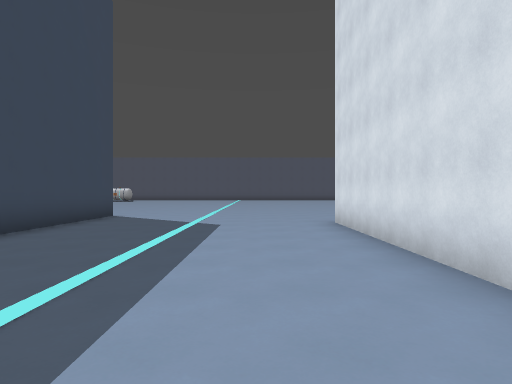
[1] (above)

23 first-person views from a walk through a level from a Godot 3-D game. The camera is 1.5 m above the floor, looks level and sees 75° across. The floor is counted in squares, 2 m on a side. Each view is taken from the middle of a square. On the plan, view 1 faces up. The plan holds only what a view shows up to about 11 squares ahead; the rest is blank. The place goes on beyond the plan.

[2]
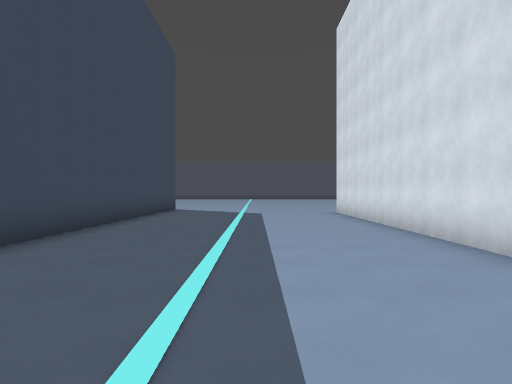

[3]
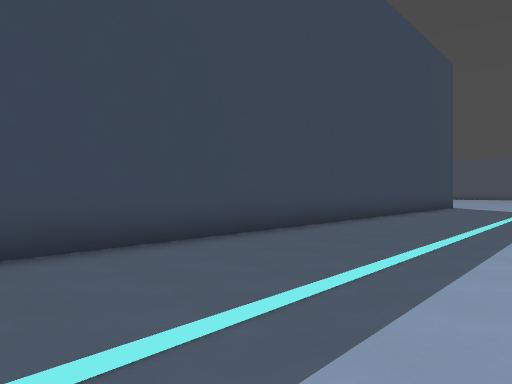

[4]
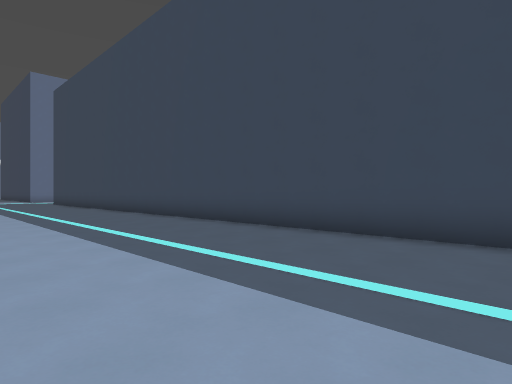

[5]
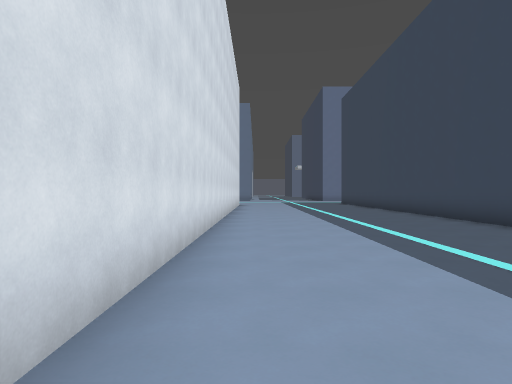

[6]
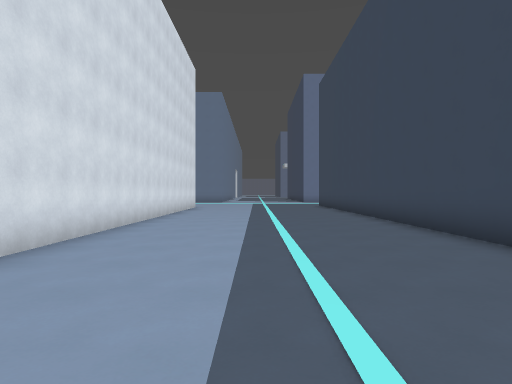

[7]
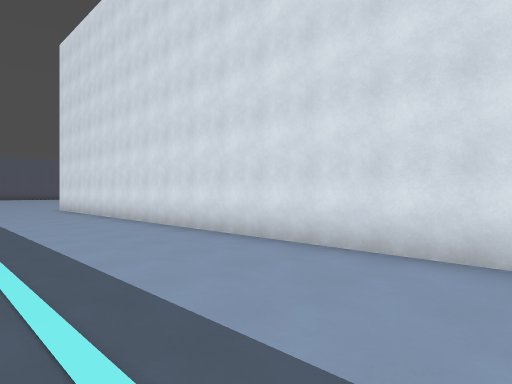

[8]
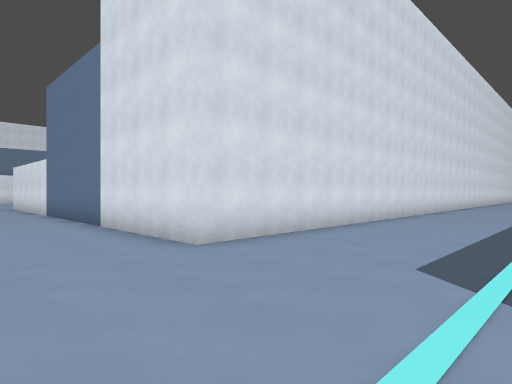

[9]
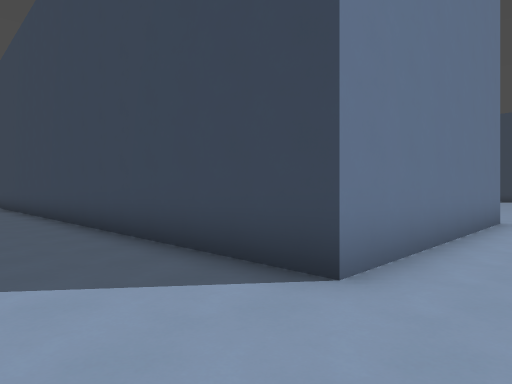

[10]
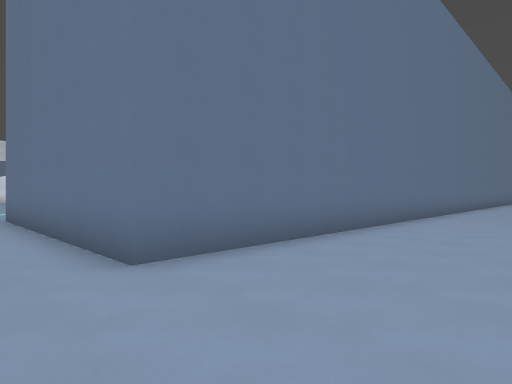

[11]
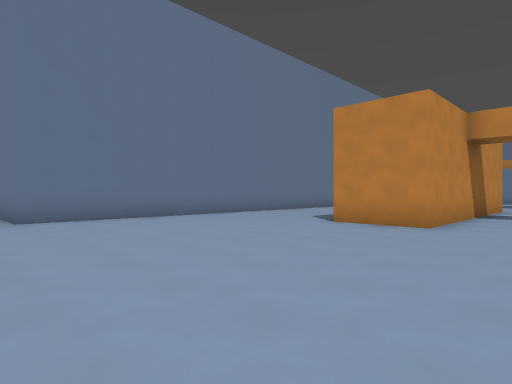

[12]
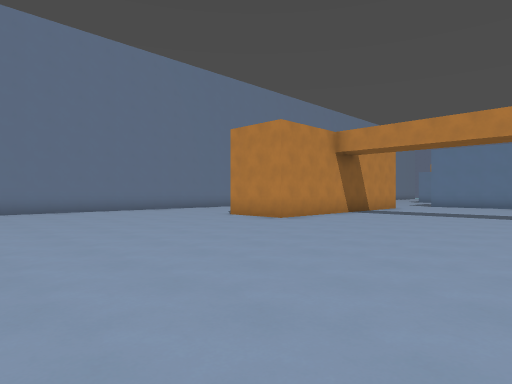

[13]
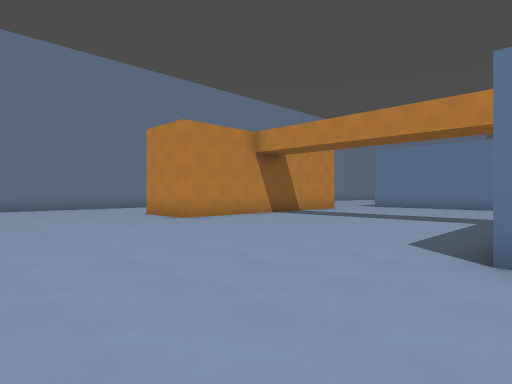

[14]
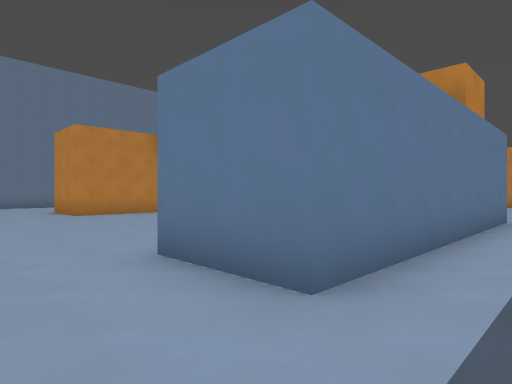

[15]
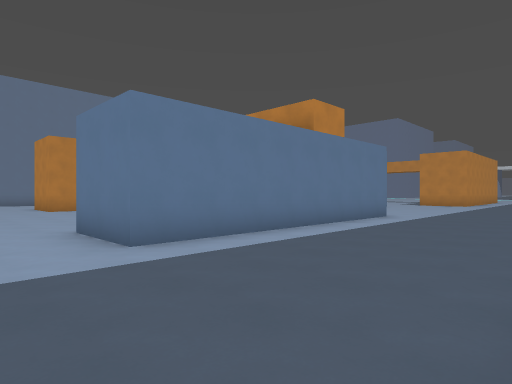

[16]
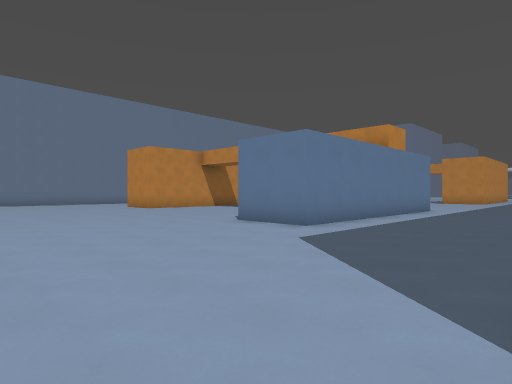

[17]
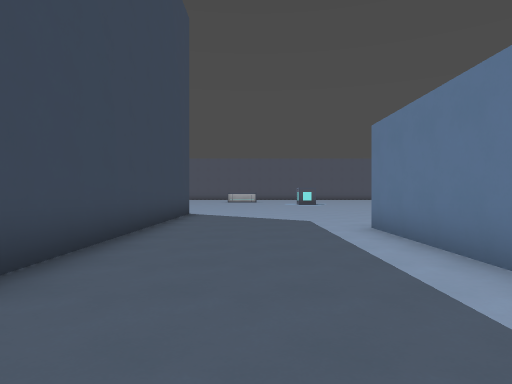

[18]
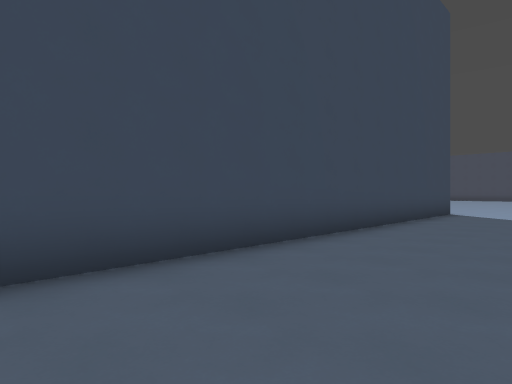

[19]
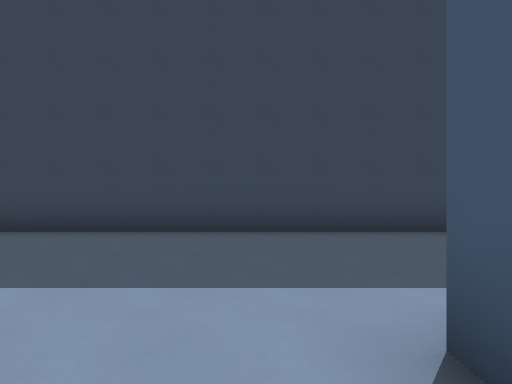

[20]
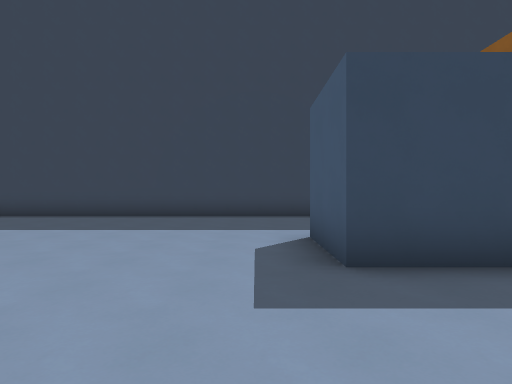

[21]
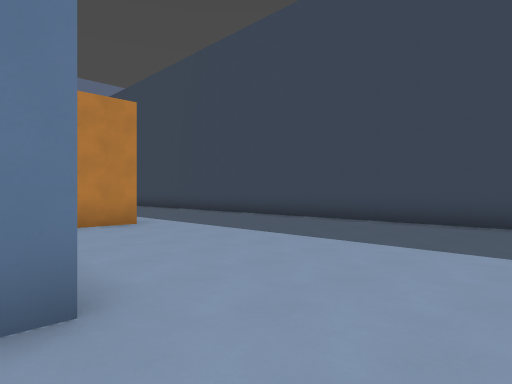

[22]
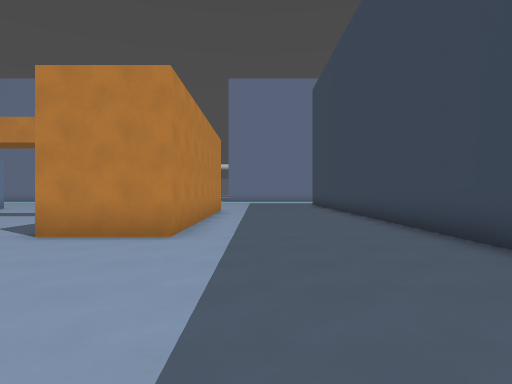

[23]
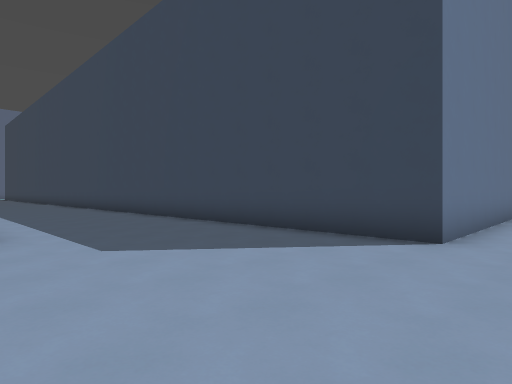

### Floor plan
Points are (right, up) in squares from view 1. A wall is a line through its corners. A room is listed if a view was taken in it or the views show most of it. See-through windows are left out.
Room 1 (views 1, 2, 3, 4, 5, 6, 7, 8, 9)
walls: (-11.7, 10.5) (-4.5, 10.5) (-4.5, -18); (2, -18) (2, 8.2) (7.5, 8.2)
ways out: opening at (-11, 11.5) to room 2
Room 2 (views 10, 11, 12, 13, 14, 15, 16, 17, 18, 19, 20, 21, 22, 23)
walls: (-26.3, -0.4) (-26.3, -2.1) (-28.6, -2.1) (-28.6, 6) (-26.2, 6); (-18.7, -1.2) (-18.7, 4.6) (-16.4, 4.6); (-25.8, -6.1) (-25.2, -6.1); (-11.7, -0.2) (-11.7, 10.5); (-28.6, -16.9) (-28.6, -11.5) (-26.2, -11.5); (-36.5, 10.5) (-33.3, 10.5) (-33.3, -17)
ways out: opening at (-11, 11.5) to room 1; opening at (-26, -10)

Where each view was taken, in squares from view 1:
view 1: 0 up, 0 right, facing up
view 2: 4 down, 1 left, facing up
view 3: 7 down, 0 right, facing up-left
view 4: 3 down, 1 right, facing down-left
view 5: 4 down, 1 right, facing down
view 6: 7 down, 1 left, facing down
view 7: 7 down, 2 left, facing up-right
view 8: 11 up, 2 left, facing down-right
view 9: 12 up, 2 left, facing down-left
view 10: 12 up, 15 left, facing down-right
view 11: 12 up, 21 left, facing down-right
view 12: 12 up, 25 left, facing down-right
view 13: 10 up, 27 left, facing down-right
view 14: 8 up, 30 left, facing down-right
view 15: 8 up, 33 left, facing down-right
view 16: 12 up, 33 left, facing down-right
view 17: 1 down, 31 left, facing up
view 18: 2 down, 30 left, facing up-left
view 19: 3 down, 27 left, facing left
view 20: 3 down, 23 left, facing left
view 21: 4 down, 25 left, facing down-left
view 22: 6 down, 30 left, facing down
view 23: 12 up, 28 left, facing down-left
